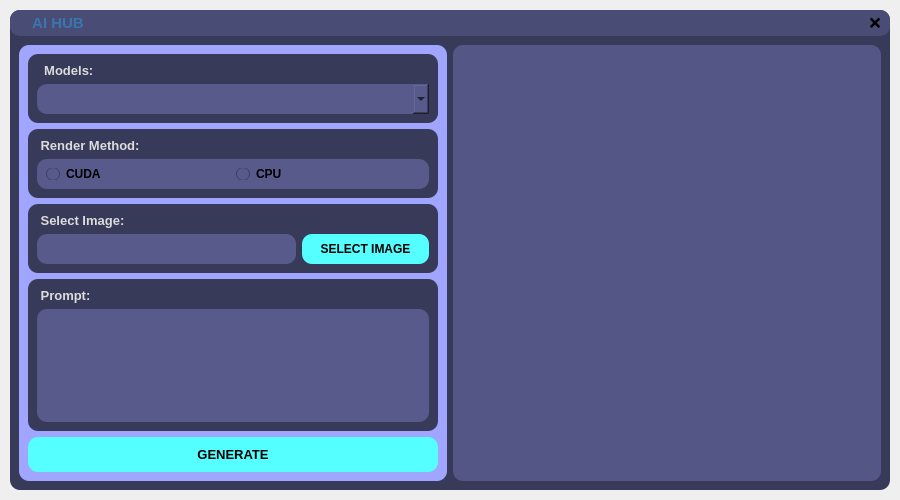
<?xml version="1.0" encoding="UTF-8"?>
<ui version="4.0">
 <class>MainWindow</class>
 <widget class="QMainWindow" name="MainWindow">
  <property name="geometry">
   <rect>
    <x>0</x>
    <y>0</y>
    <width>900</width>
    <height>500</height>
   </rect>
  </property>
  <property name="minimumSize">
   <size>
    <width>900</width>
    <height>500</height>
   </size>
  </property>
  <property name="maximumSize">
   <size>
    <width>900</width>
    <height>500</height>
   </size>
  </property>
  <property name="windowTitle">
   <string>MainWindow</string>
  </property>
  <widget class="QWidget" name="centralwidget">
   <property name="minimumSize">
    <size>
     <width>900</width>
     <height>500</height>
    </size>
   </property>
   <property name="maximumSize">
    <size>
     <width>900</width>
     <height>500</height>
    </size>
   </property>
   <layout class="QGridLayout" name="gridLayout">
    <property name="leftMargin">
     <number>10</number>
    </property>
    <property name="topMargin">
     <number>10</number>
    </property>
    <property name="rightMargin">
     <number>10</number>
    </property>
    <property name="bottomMargin">
     <number>10</number>
    </property>
    <item row="0" column="0">
     <widget class="QFrame" name="frame">
      <property name="styleSheet">
       <string notr="true">QFrame{
	background-color: rgb(56, 58, 89);
	color: rgb(220, 220, 220);
	border-radius: 10px;
}</string>
      </property>
      <property name="frameShape">
       <enum>QFrame::StyledPanel</enum>
      </property>
      <property name="frameShadow">
       <enum>QFrame::Raised</enum>
      </property>
      <layout class="QGridLayout" name="gridLayout_2">
       <property name="leftMargin">
        <number>0</number>
       </property>
       <property name="topMargin">
        <number>0</number>
       </property>
       <property name="rightMargin">
        <number>0</number>
       </property>
       <property name="bottomMargin">
        <number>0</number>
       </property>
       <property name="spacing">
        <number>0</number>
       </property>
       <item row="0" column="0">
        <widget class="QFrame" name="header">
         <property name="maximumSize">
          <size>
           <width>16777215</width>
           <height>40</height>
          </size>
         </property>
         <property name="styleSheet">
          <string notr="true">background-color: rgb(73, 76, 116);</string>
         </property>
         <property name="frameShape">
          <enum>QFrame::StyledPanel</enum>
         </property>
         <property name="frameShadow">
          <enum>QFrame::Raised</enum>
         </property>
         <layout class="QGridLayout" name="gridLayout_4">
          <property name="leftMargin">
           <number>9</number>
          </property>
          <property name="topMargin">
           <number>3</number>
          </property>
          <property name="rightMargin">
           <number>9</number>
          </property>
          <property name="bottomMargin">
           <number>3</number>
          </property>
          <item row="0" column="3">
           <widget class="QPushButton" name="close_btn">
            <property name="font">
             <font>
              <pointsize>11</pointsize>
              <bold>true</bold>
             </font>
            </property>
            <property name="cursor">
             <cursorShape>PointingHandCursor</cursorShape>
            </property>
            <property name="styleSheet">
             <string notr="true">border-radius: 10px</string>
            </property>
            <property name="text">
             <string>❌</string>
            </property>
           </widget>
          </item>
          <item row="0" column="0">
           <widget class="QLabel" name="label">
            <property name="maximumSize">
             <size>
              <width>30</width>
              <height>30</height>
             </size>
            </property>
            <property name="text">
             <string/>
            </property>
            <property name="pixmap">
             <pixmap resource="res/res.qrc">:/1/image/[removal.ai]_a84c2b95-b237-4c04-add0-3ab8754597be-aihub_PDDORY.png</pixmap>
            </property>
            <property name="scaledContents">
             <bool>true</bool>
            </property>
           </widget>
          </item>
          <item row="0" column="2">
           <spacer name="horizontalSpacer">
            <property name="orientation">
             <enum>Qt::Horizontal</enum>
            </property>
            <property name="sizeHint" stdset="0">
             <size>
              <width>738</width>
              <height>20</height>
             </size>
            </property>
           </spacer>
          </item>
          <item row="0" column="1">
           <widget class="QLabel" name="label_title">
            <property name="font">
             <font>
              <pointsize>11</pointsize>
              <bold>true</bold>
             </font>
            </property>
            <property name="styleSheet">
             <string notr="true">color: rgb(59, 117, 176)</string>
            </property>
            <property name="text">
             <string>AI HUB</string>
            </property>
            <property name="alignment">
             <set>Qt::AlignCenter</set>
            </property>
           </widget>
          </item>
         </layout>
        </widget>
       </item>
       <item row="1" column="0">
        <widget class="QWidget" name="widget" native="true">
         <property name="styleSheet">
          <string notr="true"/>
         </property>
         <layout class="QGridLayout" name="gridLayout_3">
          <item row="0" column="1">
           <widget class="QFrame" name="frame_4">
            <property name="styleSheet">
             <string notr="true">background-color: rgb(84, 87, 134);</string>
            </property>
            <property name="frameShape">
             <enum>QFrame::StyledPanel</enum>
            </property>
            <property name="frameShadow">
             <enum>QFrame::Raised</enum>
            </property>
            <layout class="QGridLayout" name="gridLayout_6">
             <item row="0" column="0">
              <widget class="QLabel" name="hasil">
               <property name="maximumSize">
                <size>
                 <width>408</width>
                 <height>408</height>
                </size>
               </property>
               <property name="text">
                <string/>
               </property>
               <property name="scaledContents">
                <bool>true</bool>
               </property>
              </widget>
             </item>
            </layout>
           </widget>
          </item>
          <item row="0" column="0">
           <widget class="QFrame" name="frame_2">
            <property name="styleSheet">
             <string notr="true">background-color: rgb(160, 166, 255);
border-radius: 10px;</string>
            </property>
            <property name="frameShape">
             <enum>QFrame::StyledPanel</enum>
            </property>
            <property name="frameShadow">
             <enum>QFrame::Raised</enum>
            </property>
            <layout class="QGridLayout" name="gridLayout_5">
             <item row="0" column="0">
              <widget class="QScrollArea" name="scrollArea">
               <property name="sizePolicy">
                <sizepolicy hsizetype="Preferred" vsizetype="Expanding">
                 <horstretch>0</horstretch>
                 <verstretch>0</verstretch>
                </sizepolicy>
               </property>
               <property name="verticalScrollBarPolicy">
                <enum>Qt::ScrollBarAlwaysOff</enum>
               </property>
               <property name="horizontalScrollBarPolicy">
                <enum>Qt::ScrollBarAlwaysOff</enum>
               </property>
               <property name="widgetResizable">
                <bool>true</bool>
               </property>
               <widget class="QWidget" name="scrollAreaWidgetContents">
                <property name="geometry">
                 <rect>
                  <x>0</x>
                  <y>0</y>
                  <width>410</width>
                  <height>367</height>
                 </rect>
                </property>
                <layout class="QGridLayout" name="gridLayout_7">
                 <property name="leftMargin">
                  <number>0</number>
                 </property>
                 <property name="topMargin">
                  <number>0</number>
                 </property>
                 <property name="rightMargin">
                  <number>0</number>
                 </property>
                 <property name="bottomMargin">
                  <number>0</number>
                 </property>
                 <property name="horizontalSpacing">
                  <number>0</number>
                 </property>
                 <item row="1" column="0">
                  <widget class="QFrame" name="frame_7">
                   <property name="maximumSize">
                    <size>
                     <width>16777215</width>
                     <height>80</height>
                    </size>
                   </property>
                   <property name="styleSheet">
                    <string notr="true">background-color: rgb(56, 58, 89);</string>
                   </property>
                   <property name="frameShape">
                    <enum>QFrame::StyledPanel</enum>
                   </property>
                   <property name="frameShadow">
                    <enum>QFrame::Raised</enum>
                   </property>
                   <layout class="QGridLayout" name="gridLayout_9">
                    <item row="1" column="0" colspan="3">
                     <widget class="QFrame" name="frame_8">
                      <property name="minimumSize">
                       <size>
                        <width>0</width>
                        <height>30</height>
                       </size>
                      </property>
                      <property name="styleSheet">
                       <string notr="true">background-color: rgb(87, 90, 138);</string>
                      </property>
                      <property name="frameShape">
                       <enum>QFrame::StyledPanel</enum>
                      </property>
                      <property name="frameShadow">
                       <enum>QFrame::Raised</enum>
                      </property>
                      <layout class="QGridLayout" name="gridLayout_10">
                       <item row="0" column="1">
                        <widget class="QRadioButton" name="cpu">
                         <property name="font">
                          <font>
                           <bold>true</bold>
                          </font>
                         </property>
                         <property name="cursor">
                          <cursorShape>PointingHandCursor</cursorShape>
                         </property>
                         <property name="text">
                          <string>CPU</string>
                         </property>
                        </widget>
                       </item>
                       <item row="0" column="0">
                        <widget class="QRadioButton" name="cuda">
                         <property name="font">
                          <font>
                           <bold>true</bold>
                          </font>
                         </property>
                         <property name="cursor">
                          <cursorShape>PointingHandCursor</cursorShape>
                         </property>
                         <property name="text">
                          <string>CUDA</string>
                         </property>
                        </widget>
                       </item>
                      </layout>
                     </widget>
                    </item>
                    <item row="0" column="0" colspan="2">
                     <widget class="QLabel" name="label_4">
                      <property name="font">
                       <font>
                        <pointsize>10</pointsize>
                        <bold>true</bold>
                       </font>
                      </property>
                      <property name="text">
                       <string> Render Method:</string>
                      </property>
                     </widget>
                    </item>
                   </layout>
                  </widget>
                 </item>
                 <item row="0" column="0">
                  <widget class="QFrame" name="frame_5">
                   <property name="maximumSize">
                    <size>
                     <width>16777215</width>
                     <height>80</height>
                    </size>
                   </property>
                   <property name="styleSheet">
                    <string notr="true">background-color: rgb(56, 58, 89);</string>
                   </property>
                   <property name="frameShape">
                    <enum>QFrame::StyledPanel</enum>
                   </property>
                   <property name="frameShadow">
                    <enum>QFrame::Raised</enum>
                   </property>
                   <layout class="QGridLayout" name="gridLayout_8">
                    <property name="horizontalSpacing">
                     <number>0</number>
                    </property>
                    <property name="verticalSpacing">
                     <number>6</number>
                    </property>
                    <item row="0" column="0">
                     <widget class="QLabel" name="label_3">
                      <property name="font">
                       <font>
                        <pointsize>10</pointsize>
                        <bold>true</bold>
                       </font>
                      </property>
                      <property name="text">
                       <string>  Models:</string>
                      </property>
                     </widget>
                    </item>
                    <item row="1" column="0" colspan="2">
                     <widget class="QComboBox" name="models">
                      <property name="minimumSize">
                       <size>
                        <width>0</width>
                        <height>30</height>
                       </size>
                      </property>
                      <property name="font">
                       <font>
                        <pointsize>10</pointsize>
                        <bold>true</bold>
                       </font>
                      </property>
                      <property name="cursor">
                       <cursorShape>PointingHandCursor</cursorShape>
                      </property>
                      <property name="styleSheet">
                       <string notr="true">background-color: rgb(87, 90, 138);</string>
                      </property>
                      <property name="insertPolicy">
                       <enum>QComboBox::InsertAtCurrent</enum>
                      </property>
                      <property name="sizeAdjustPolicy">
                       <enum>QComboBox::AdjustToContentsOnFirstShow</enum>
                      </property>
                     </widget>
                    </item>
                   </layout>
                  </widget>
                 </item>
                 <item row="3" column="0">
                  <widget class="QFrame" name="frame_9">
                   <property name="maximumSize">
                    <size>
                     <width>16777215</width>
                     <height>190</height>
                    </size>
                   </property>
                   <property name="styleSheet">
                    <string notr="true">background-color: rgb(56, 58, 89);</string>
                   </property>
                   <property name="frameShape">
                    <enum>QFrame::StyledPanel</enum>
                   </property>
                   <property name="frameShadow">
                    <enum>QFrame::Raised</enum>
                   </property>
                   <layout class="QGridLayout" name="gridLayout_11">
                    <item row="1" column="0" colspan="3">
                     <widget class="QFrame" name="frame_10">
                      <property name="minimumSize">
                       <size>
                        <width>0</width>
                        <height>30</height>
                       </size>
                      </property>
                      <property name="styleSheet">
                       <string notr="true">background-color: rgb(87, 90, 138);</string>
                      </property>
                      <property name="frameShape">
                       <enum>QFrame::StyledPanel</enum>
                      </property>
                      <property name="frameShadow">
                       <enum>QFrame::Raised</enum>
                      </property>
                      <layout class="QGridLayout" name="gridLayout_12">
                       <item row="0" column="0">
                        <widget class="QTextEdit" name="prompt">
                         <property name="verticalScrollBarPolicy">
                          <enum>Qt::ScrollBarAlwaysOff</enum>
                         </property>
                         <property name="horizontalScrollBarPolicy">
                          <enum>Qt::ScrollBarAlwaysOff</enum>
                         </property>
                        </widget>
                       </item>
                      </layout>
                     </widget>
                    </item>
                    <item row="0" column="0" colspan="2">
                     <widget class="QLabel" name="label_5">
                      <property name="font">
                       <font>
                        <pointsize>10</pointsize>
                        <bold>true</bold>
                       </font>
                      </property>
                      <property name="text">
                       <string> Prompt:</string>
                      </property>
                     </widget>
                    </item>
                   </layout>
                  </widget>
                 </item>
                 <item row="2" column="0">
                  <widget class="QFrame" name="frame_11">
                   <property name="maximumSize">
                    <size>
                     <width>16777215</width>
                     <height>80</height>
                    </size>
                   </property>
                   <property name="styleSheet">
                    <string notr="true">background-color: rgb(56, 58, 89);</string>
                   </property>
                   <property name="frameShape">
                    <enum>QFrame::StyledPanel</enum>
                   </property>
                   <property name="frameShadow">
                    <enum>QFrame::Raised</enum>
                   </property>
                   <layout class="QGridLayout" name="gridLayout_13">
                    <item row="2" column="0" colspan="2">
                     <widget class="QFrame" name="frame_12">
                      <property name="minimumSize">
                       <size>
                        <width>0</width>
                        <height>30</height>
                       </size>
                      </property>
                      <property name="maximumSize">
                       <size>
                        <width>259</width>
                        <height>16777215</height>
                       </size>
                      </property>
                      <property name="styleSheet">
                       <string notr="true">background-color: rgb(87, 90, 138);</string>
                      </property>
                      <property name="frameShape">
                       <enum>QFrame::StyledPanel</enum>
                      </property>
                      <property name="frameShadow">
                       <enum>QFrame::Raised</enum>
                      </property>
                      <layout class="QGridLayout" name="gridLayout_14">
                       <property name="leftMargin">
                        <number>4</number>
                       </property>
                       <property name="topMargin">
                        <number>4</number>
                       </property>
                       <property name="rightMargin">
                        <number>4</number>
                       </property>
                       <property name="bottomMargin">
                        <number>4</number>
                       </property>
                       <item row="0" column="0">
                        <widget class="QLabel" name="path">
                         <property name="font">
                          <font>
                           <pointsize>8</pointsize>
                           <bold>true</bold>
                          </font>
                         </property>
                         <property name="text">
                          <string/>
                         </property>
                        </widget>
                       </item>
                      </layout>
                     </widget>
                    </item>
                    <item row="2" column="2">
                     <widget class="QPushButton" name="select">
                      <property name="minimumSize">
                       <size>
                        <width>127</width>
                        <height>30</height>
                       </size>
                      </property>
                      <property name="font">
                       <font>
                        <bold>true</bold>
                       </font>
                      </property>
                      <property name="styleSheet">
                       <string notr="true">background-color: rgb(85, 255, 255);</string>
                      </property>
                      <property name="text">
                       <string>SELECT IMAGE</string>
                      </property>
                     </widget>
                    </item>
                    <item row="0" column="0" colspan="3">
                     <widget class="QLabel" name="label_6">
                      <property name="font">
                       <font>
                        <pointsize>10</pointsize>
                        <bold>true</bold>
                       </font>
                      </property>
                      <property name="text">
                       <string> Select Image:</string>
                      </property>
                     </widget>
                    </item>
                   </layout>
                  </widget>
                 </item>
                </layout>
               </widget>
              </widget>
             </item>
             <item row="1" column="0">
              <widget class="QPushButton" name="generate">
               <property name="sizePolicy">
                <sizepolicy hsizetype="Minimum" vsizetype="Preferred">
                 <horstretch>0</horstretch>
                 <verstretch>0</verstretch>
                </sizepolicy>
               </property>
               <property name="minimumSize">
                <size>
                 <width>0</width>
                 <height>35</height>
                </size>
               </property>
               <property name="font">
                <font>
                 <pointsize>10</pointsize>
                 <bold>true</bold>
                </font>
               </property>
               <property name="cursor">
                <cursorShape>PointingHandCursor</cursorShape>
               </property>
               <property name="styleSheet">
                <string notr="true">background-color: rgb(85, 255, 255);</string>
               </property>
               <property name="text">
                <string>GENERATE</string>
               </property>
              </widget>
             </item>
            </layout>
           </widget>
          </item>
         </layout>
        </widget>
       </item>
      </layout>
     </widget>
    </item>
   </layout>
  </widget>
 </widget>
 <resources>
  <include location="res/res.qrc"/>
  <include location="res/res.qrc"/>
 </resources>
 <connections>
  <connection>
   <sender>close_btn</sender>
   <signal>clicked()</signal>
   <receiver>MainWindow</receiver>
   <slot>close()</slot>
   <hints>
    <hint type="sourcelabel">
     <x>865</x>
     <y>30</y>
    </hint>
    <hint type="destinationlabel">
     <x>836</x>
     <y>-131</y>
    </hint>
   </hints>
  </connection>
 </connections>
</ui>
